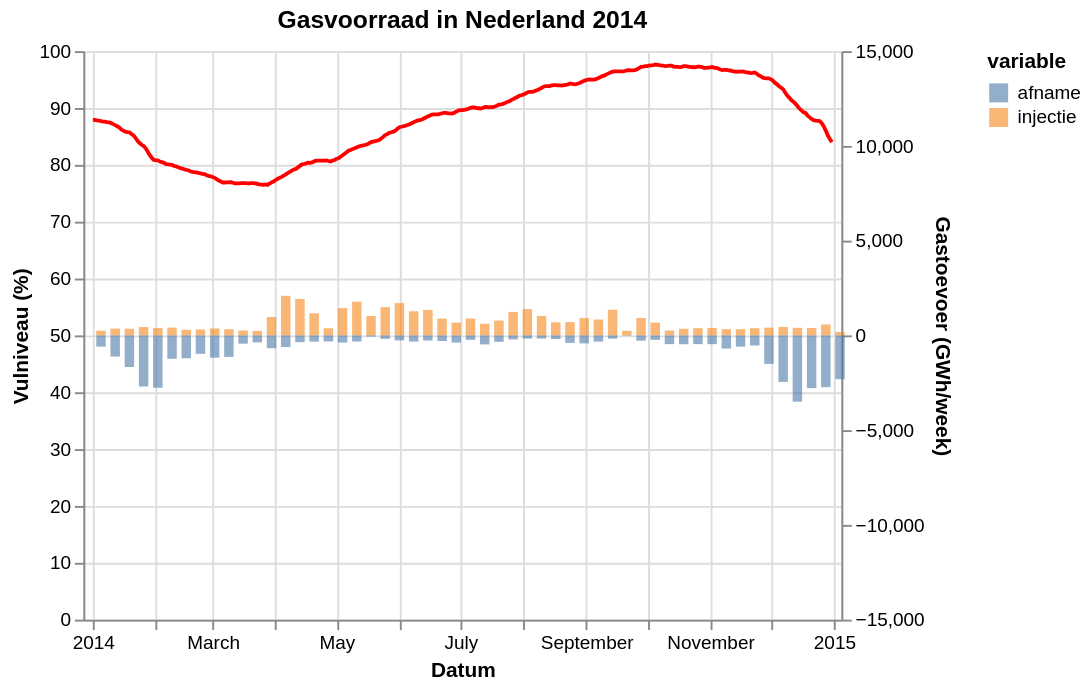

The Vega-Lite source for this figure:
### Vega-Lite specification from a JSON file in a GitHub repository (floating-point values rounded to 4 significant figures; data arrays with more than 128 entries replaced by an {"elided": "..."} marker saying what was removed)
{"config": {"view": {"continuousWidth": 400, "continuousHeight": 300}}, "layer": [{"data": {"values": {"elided": "365 records"}}, "mark": {"type": "line", "color": "red"}, "encoding": {"tooltip": [{"field": "gasDayStart", "type": "temporal"}, {"field": "full", "type": "quantitative"}], "x": {"axis": {"title": "Datum"}, "field": "gasDayStart", "type": "temporal"}, "y": {"axis": {"title": "Vulniveau (%)"}, "field": "full", "scale": {"domain": [0, 100], "padding": 0}, "type": "quantitative"}}}, {"data": {"values": [{"gasDayStart": "2014-01-05T00:00:00", "variable": "injectie", "value": 248}, {"gasDayStart": "2014-01-12T00:00:00", "variable": "injectie", "value": 362}, {"gasDayStart": "2014-01-19T00:00:00", "variable": "injectie", "value": 350}, {"gasDayStart": "2014-01-26T00:00:00", "variable": "injectie", "value": 440}, {"gasDayStart": "2014-02-02T00:00:00", "variable": "injectie", "value": 385}, {"gasDayStart": "2014-02-09T00:00:00", "variable": "injectie", "value": 412}, {"gasDayStart": "2014-02-16T00:00:00", "variable": "injectie", "value": 296}, {"gasDayStart": "2014-02-23T00:00:00", "variable": "injectie", "value": 310}, {"gasDayStart": "2014-03-02T00:00:00", "variable": "injectie", "value": 367}, {"gasDayStart": "2014-03-09T00:00:00", "variable": "injectie", "value": 325}, {"gasDayStart": "2014-03-16T00:00:00", "variable": "injectie", "value": 260}, {"gasDayStart": "2014-03-23T00:00:00", "variable": "injectie", "value": 239}, {"gasDayStart": "2014-03-30T00:00:00", "variable": "injectie", "value": 971}, {"gasDayStart": "2014-04-06T00:00:00", "variable": "injectie", "value": 2091}, {"gasDayStart": "2014-04-13T00:00:00", "variable": "injectie", "value": 1925}, {"gasDayStart": "2014-04-20T00:00:00", "variable": "injectie", "value": 1167}, {"gasDayStart": "2014-04-27T00:00:00", "variable": "injectie", "value": 379}, {"gasDayStart": "2014-05-04T00:00:00", "variable": "injectie", "value": 1439}, {"gasDayStart": "2014-05-11T00:00:00", "variable": "injectie", "value": 1782}, {"gasDayStart": "2014-05-18T00:00:00", "variable": "injectie", "value": 1025}, {"gasDayStart": "2014-05-25T00:00:00", "variable": "injectie", "value": 1491}, {"gasDayStart": "2014-06-01T00:00:00", "variable": "injectie", "value": 1705}, {"gasDayStart": "2014-06-08T00:00:00", "variable": "injectie", "value": 1274}, {"gasDayStart": "2014-06-15T00:00:00", "variable": "injectie", "value": 1348}, {"gasDayStart": "2014-06-22T00:00:00", "variable": "injectie", "value": 887}, {"gasDayStart": "2014-06-29T00:00:00", "variable": "injectie", "value": 679}, {"gasDayStart": "2014-07-06T00:00:00", "variable": "injectie", "value": 892}, {"gasDayStart": "2014-07-13T00:00:00", "variable": "injectie", "value": 616}, {"gasDayStart": "2014-07-20T00:00:00", "variable": "injectie", "value": 787}, {"gasDayStart": "2014-07-27T00:00:00", "variable": "injectie", "value": 1238}, {"gasDayStart": "2014-08-03T00:00:00", "variable": "injectie", "value": 1389}, {"gasDayStart": "2014-08-10T00:00:00", "variable": "injectie", "value": 1029}, {"gasDayStart": "2014-08-17T00:00:00", "variable": "injectie", "value": 690}, {"gasDayStart": "2014-08-24T00:00:00", "variable": "injectie", "value": 702}, {"gasDayStart": "2014-08-31T00:00:00", "variable": "injectie", "value": 914}, {"gasDayStart": "2014-09-07T00:00:00", "variable": "injectie", "value": 838}, {"gasDayStart": "2014-09-14T00:00:00", "variable": "injectie", "value": 1354}, {"gasDayStart": "2014-09-21T00:00:00", "variable": "injectie", "value": 243}, {"gasDayStart": "2014-09-28T00:00:00", "variable": "injectie", "value": 919}, {"gasDayStart": "2014-10-05T00:00:00", "variable": "injectie", "value": 677}, {"gasDayStart": "2014-10-12T00:00:00", "variable": "injectie", "value": 259}, {"gasDayStart": "2014-10-19T00:00:00", "variable": "injectie", "value": 350}, {"gasDayStart": "2014-10-26T00:00:00", "variable": "injectie", "value": 381}, {"gasDayStart": "2014-11-02T00:00:00", "variable": "injectie", "value": 396}, {"gasDayStart": "2014-11-09T00:00:00", "variable": "injectie", "value": 328}, {"gasDayStart": "2014-11-16T00:00:00", "variable": "injectie", "value": 330}, {"gasDayStart": "2014-11-23T00:00:00", "variable": "injectie", "value": 381}, {"gasDayStart": "2014-11-30T00:00:00", "variable": "injectie", "value": 410}, {"gasDayStart": "2014-12-07T00:00:00", "variable": "injectie", "value": 443}, {"gasDayStart": "2014-12-14T00:00:00", "variable": "injectie", "value": 403}, {"gasDayStart": "2014-12-21T00:00:00", "variable": "injectie", "value": 391}, {"gasDayStart": "2014-12-28T00:00:00", "variable": "injectie", "value": 579}, {"gasDayStart": "2015-01-04T00:00:00", "variable": "injectie", "value": 175}, {"gasDayStart": "2014-01-05T00:00:00", "variable": "afname", "value": -592}, {"gasDayStart": "2014-01-12T00:00:00", "variable": "afname", "value": -1115}, {"gasDayStart": "2014-01-19T00:00:00", "variable": "afname", "value": -1667}, {"gasDayStart": "2014-01-26T00:00:00", "variable": "afname", "value": -2695}, {"gasDayStart": "2014-02-02T00:00:00", "variable": "afname", "value": -2762}, {"gasDayStart": "2014-02-09T00:00:00", "variable": "afname", "value": -1233}, {"gasDayStart": "2014-02-16T00:00:00", "variable": "afname", "value": -1208}, {"gasDayStart": "2014-02-23T00:00:00", "variable": "afname", "value": -971}, {"gasDayStart": "2014-03-02T00:00:00", "variable": "afname", "value": -1178}, {"gasDayStart": "2014-03-09T00:00:00", "variable": "afname", "value": -1133}, {"gasDayStart": "2014-03-16T00:00:00", "variable": "afname", "value": -435}, {"gasDayStart": "2014-03-23T00:00:00", "variable": "afname", "value": -366}, {"gasDayStart": "2014-03-30T00:00:00", "variable": "afname", "value": -674}, {"gasDayStart": "2014-04-06T00:00:00", "variable": "afname", "value": -612}, {"gasDayStart": "2014-04-13T00:00:00", "variable": "afname", "value": -358}, {"gasDayStart": "2014-04-20T00:00:00", "variable": "afname", "value": -329}, {"gasDayStart": "2014-04-27T00:00:00", "variable": "afname", "value": -318}, {"gasDayStart": "2014-05-04T00:00:00", "variable": "afname", "value": -376}, {"gasDayStart": "2014-05-11T00:00:00", "variable": "afname", "value": -324}, {"gasDayStart": "2014-05-18T00:00:00", "variable": "afname", "value": -60}, {"gasDayStart": "2014-05-25T00:00:00", "variable": "afname", "value": -179}, {"gasDayStart": "2014-06-01T00:00:00", "variable": "afname", "value": -262}, {"gasDayStart": "2014-06-08T00:00:00", "variable": "afname", "value": -325}, {"gasDayStart": "2014-06-15T00:00:00", "variable": "afname", "value": -269}, {"gasDayStart": "2014-06-22T00:00:00", "variable": "afname", "value": -296}, {"gasDayStart": "2014-06-29T00:00:00", "variable": "afname", "value": -377}, {"gasDayStart": "2014-07-06T00:00:00", "variable": "afname", "value": -235}, {"gasDayStart": "2014-07-13T00:00:00", "variable": "afname", "value": -476}, {"gasDayStart": "2014-07-20T00:00:00", "variable": "afname", "value": -337}, {"gasDayStart": "2014-07-27T00:00:00", "variable": "afname", "value": -211}, {"gasDayStart": "2014-08-03T00:00:00", "variable": "afname", "value": -169}, {"gasDayStart": "2014-08-10T00:00:00", "variable": "afname", "value": -164}, {"gasDayStart": "2014-08-17T00:00:00", "variable": "afname", "value": -191}, {"gasDayStart": "2014-08-24T00:00:00", "variable": "afname", "value": -395}, {"gasDayStart": "2014-08-31T00:00:00", "variable": "afname", "value": -419}, {"gasDayStart": "2014-09-07T00:00:00", "variable": "afname", "value": -325}, {"gasDayStart": "2014-09-14T00:00:00", "variable": "afname", "value": -173}, {"gasDayStart": "2014-09-21T00:00:00", "variable": "afname", "value": -17}, {"gasDayStart": "2014-09-28T00:00:00", "variable": "afname", "value": -279}, {"gasDayStart": "2014-10-05T00:00:00", "variable": "afname", "value": -234}, {"gasDayStart": "2014-10-12T00:00:00", "variable": "afname", "value": -460}, {"gasDayStart": "2014-10-19T00:00:00", "variable": "afname", "value": -464}, {"gasDayStart": "2014-10-26T00:00:00", "variable": "afname", "value": -460}, {"gasDayStart": "2014-11-02T00:00:00", "variable": "afname", "value": -460}, {"gasDayStart": "2014-11-09T00:00:00", "variable": "afname", "value": -694}, {"gasDayStart": "2014-11-16T00:00:00", "variable": "afname", "value": -592}, {"gasDayStart": "2014-11-23T00:00:00", "variable": "afname", "value": -532}, {"gasDayStart": "2014-11-30T00:00:00", "variable": "afname", "value": -1503}, {"gasDayStart": "2014-12-07T00:00:00", "variable": "afname", "value": -2454}, {"gasDayStart": "2014-12-14T00:00:00", "variable": "afname", "value": -3496}, {"gasDayStart": "2014-12-21T00:00:00", "variable": "afname", "value": -2782}, {"gasDayStart": "2014-12-28T00:00:00", "variable": "afname", "value": -2731}, {"gasDayStart": "2015-01-04T00:00:00", "variable": "afname", "value": -2311}]}, "mark": {"type": "bar", "binSpacing": 0, "opacity": 0.6}, "encoding": {"color": {"field": "variable", "type": "nominal"}, "tooltip": [{"field": "gasDayStart", "type": "temporal"}, {"field": "variable", "type": "nominal"}, {"field": "value", "type": "quantitative"}], "x": {"axis": {"title": "Datum"}, "field": "gasDayStart", "scale": {"domain": ["2014-01-01", "2014-12-31"]}, "type": "temporal"}, "y": {"axis": {"title": "Gastoevoer (GWh/week)"}, "field": "value", "scale": {"domain": [-15000, 15000], "padding": 0}, "type": "quantitative"}}}], "resolve": {"scale": {"y": "independent"}}, "title": "Gasvoorraad in Nederland 2014", "$schema": "https://vega.github.io/schema/vega-lite/v5.json", "data": {"values": {"elided": "365 records"}}}
